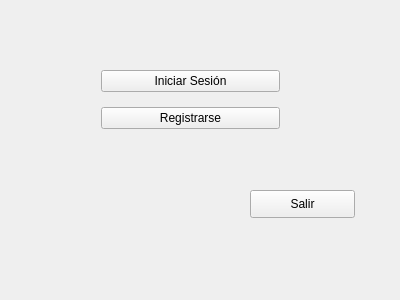
<?xml version="1.0" encoding="UTF-8"?>
<ui version="4.0">
 <class>Widget</class>
 <widget class="QWidget" name="Widget">
  <property name="geometry">
   <rect>
    <x>0</x>
    <y>0</y>
    <width>400</width>
    <height>300</height>
   </rect>
  </property>
  <property name="windowTitle">
   <string>Widget</string>
  </property>
  <widget class="QPushButton" name="pushButtonSalir">
   <property name="geometry">
    <rect>
     <x>250</x>
     <y>190</y>
     <width>105</width>
     <height>28</height>
    </rect>
   </property>
   <property name="text">
    <string>Salir</string>
   </property>
  </widget>
  <widget class="QWidget" name="">
   <property name="geometry">
    <rect>
     <x>90</x>
     <y>50</y>
     <width>201</width>
     <height>101</height>
    </rect>
   </property>
   <layout class="QVBoxLayout" name="verticalLayout">
    <item>
     <widget class="QPushButton" name="pushButtonIniciarSesion">
      <property name="text">
       <string>Iniciar Sesión</string>
      </property>
     </widget>
    </item>
    <item>
     <widget class="QPushButton" name="pushButtonRegistrarse">
      <property name="text">
       <string>Registrarse</string>
      </property>
     </widget>
    </item>
   </layout>
  </widget>
 </widget>
 <layoutdefault spacing="6" margin="11"/>
 <resources/>
 <connections/>
</ui>
